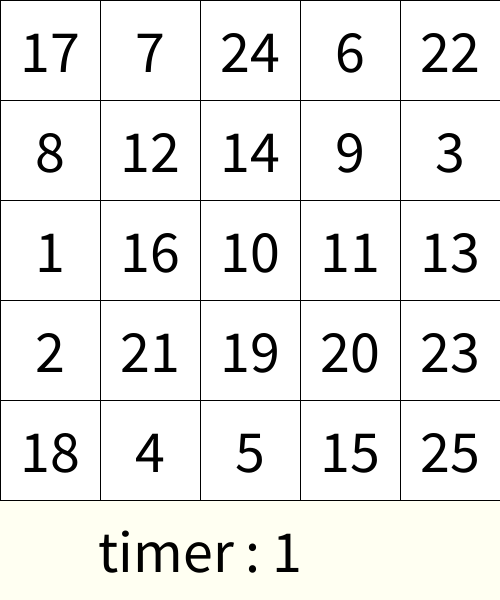
Frame 1 (no input)
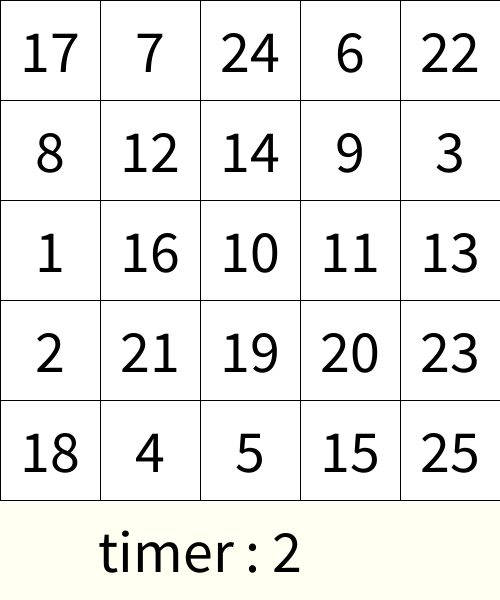
Frame 60 (the mouse pressed at the canvas centre just before this capture)
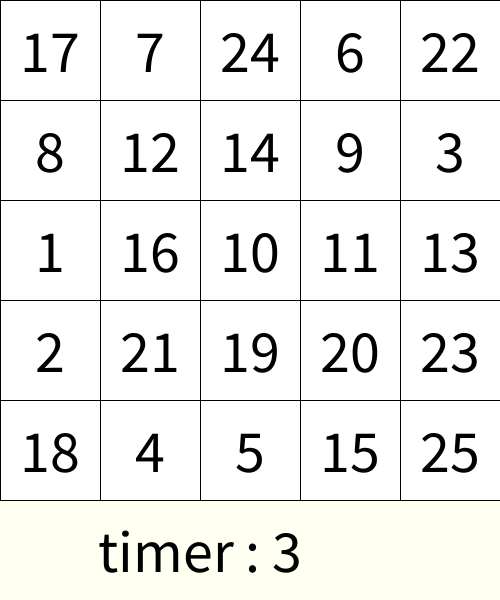
Frame 120 (the mouse held since frame 60 and released just before this capture)

The Processing sketch that drew these frames (run headless with seeded random() and noise(); from frame 60 on, the mouse is pressed at the canvas centre):

// Processing sketch: week06_7_schulte_table07_millis
// ── week06_7_schulte_table07_millis.pde
///week06_7_schulte_table07_millis

int [] used = new int[26];
int [][] table = new int[5][5];
void setup(){
  size(500,600);
  textSize(60);
  textAlign(CENTER,CENTER);
  for(int i=0;i<5;i++) {
    for(int j=0;j<5;j++) {
      int now = int(random(1,26));
      while(used[now]==1) now = int(random(1,26));
      table[i][j] = now;
      used[now] = 1;
    }
  }
}
int [][] pressed = new int[5][5];
void draw(){
  background(#FFFFF2);
  for(int i=0;i<5;i++){
    for(int j=0;j<5;j++){
      if(pressed[i][j]==1) fill(128);
      else fill(255);
      rect(j*100,i*100,100,100);
      fill(0); text(""+table[i][j],50+j*100,50+i*100);
    }
  }
  text("timer : "+millis()/1000,200,550);
}
int answer = 1;
void mousePressed(){
  int i = mouseY/100,j = mouseX/100;
  if(table[i][j]==answer){
    pressed[i][j] = 1;
    answer++;
  }
}
